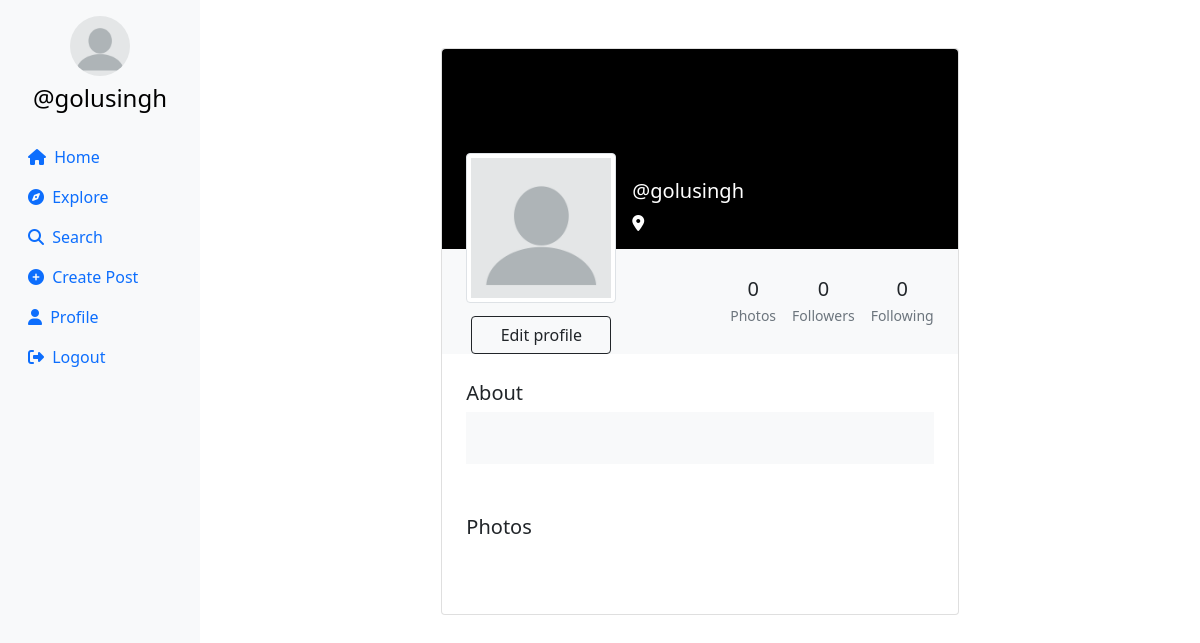
The app's page /profile/golusingh (signed in), older data.
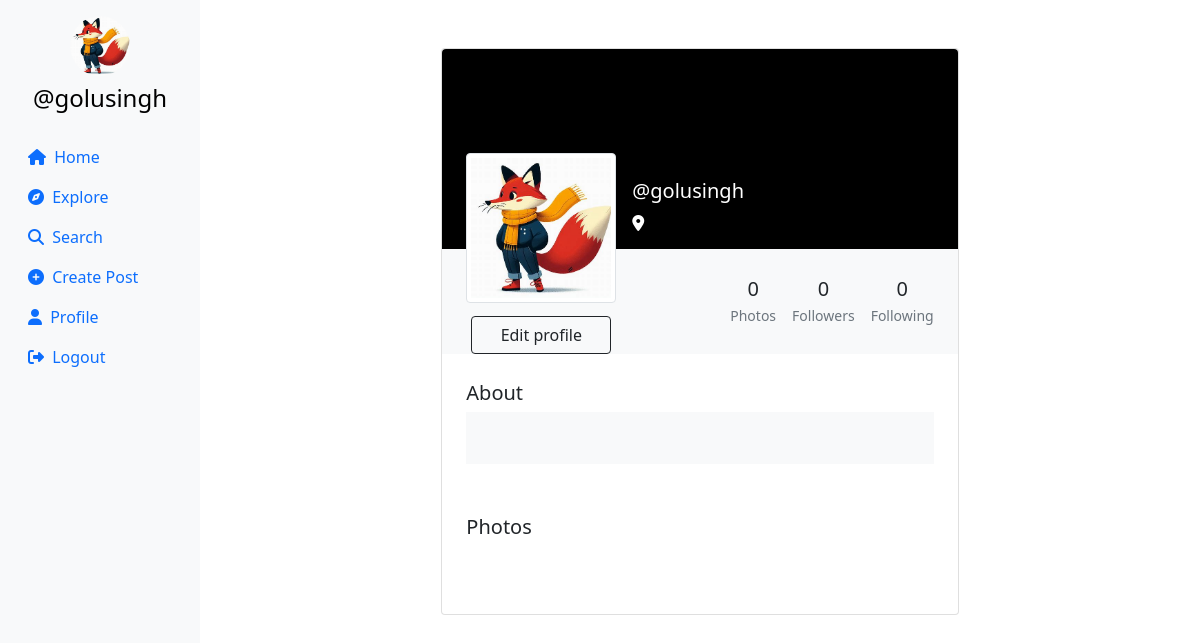
The same page, newer data.
### userauth/models.py (models this page shows, shortened)
class Profile(models.Model):
    user = models.ForeignKey(User, on_delete=models.CASCADE)
    id_user = models.IntegerField(primary_key=True, default=0)
    bio = models.TextField(blank=True, default='')
    profileimg = models.ImageField(upload_to='profile_images', default='blank-profile-picture.png')
    location = models.CharField(max_length=100, blank=True, default='')

### userauth/views.py (the view)
# urls.py: path('profile/<str:id_user>', views.profile),
@login_required(login_url='/loginn')
def profile(request,id_user):
    user_object = User.objects.get(username=id_user)
    print(user_object)
    profile = Profile.objects.get(user=request.user)
    user_profile = Profile.objects.get(user=user_object)
    user_posts = Post.objects.filter(user=id_user).order_by('-created_at')
    user_post_length = len(user_posts)
    follower = request.user.username
    user = id_user
    if Followers.objects.filter(follower=follower, user=user).first():
        follow_unfollow = 'Unfollow'
    else:
        follow_unfollow = 'Follow'
    user_followers = len(Followers.objects.filter(user=id_user))
    user_following = len(Followers.objects.filter(follower=id_user))
    context = {
        'user_object': user_object,
        'user_profile': user_profile,
        'user_posts': user_posts,
        'user_post_length': user_post_length,
        'profile': profile,
        'follow_unfollow':follow_unfollow,
        'user_followers': user_followers,
        'user_following': user_following,
    }
    if request.user.username == id_user:
        if request.method == 'POST':
            if request.FILES.get('image') == None:
             image = user_profile.profileimg
             bio = request.POST['bio']
             location = request.POST['location']
             user_profile.profileimg = image
             user_profile.bio = bio
             user_profile.location = location
             user_profile.save()
            if request.FILES.get('image') != None:
             image = request.FILES.get('image')
             bio = request.POST['bio']
             location = request.POST['location']
             user_profile.profileimg = image
             user_profile.bio = bio
             user_profile.location = location
             user_profile.save()
            return redirect('/profile/'+id_user)
        else:
            return render(request, 'profile.html', context)
    return render(request, 'profile.html', context)

### templates/profile.html (shortened to what this page needs)
{% load static %}
<!DOCTYPE html>
<html lang="en">
<head>
    <link rel="stylesheet" href="https://maxcdn.bootstrapcdn.com/bootstrap/4.5.2/css/bootstrap.min.css">
    <link href="https://cdn.jsdelivr.net/npm/bootstrap@5.0.2/dist/css/bootstrap.min.css" rel="stylesheet"
>
    <link rel="stylesheet" href="{% static 'css/app.css' %}">
</head>
<body>
    {% load static %}
    <div class="container-fluid">
        <div class="row">
            <nav class="col-md-2 d-none d-md-block sidebar" style="position: fixed;">
                <div class="text-center mt-3">
                    <img src="{{profile.profileimg.url}}" alt="Profile Picture" class="profile-pic">
                    <h4 class="mt-2"><a href="/profile/{{user}}" style="text-decoration:none;">@{{user}}</a></h4>
                </div>
                <ul class="nav flex-column mt-4">
                    <li class="nav-item">
                        <a class="nav-link active" href="/">
                            <i class="fa-solid fa-house mr-1"></i> Home
                        </a>
                    </li>
                    <li class="nav-item">
                        <a class="nav-link" href="/explore">
                            <i class="fa-solid fa-compass mr-1"></i> Explore
                        </a>
                    </li>
                    <li class="nav-item">
                        <a class="nav-link" href="#" data-bs-toggle="modal" data-bs-target="#exampleModal3">
                            <i class="fa-solid fa-magnifying-glass mr-1"></i> Search
                        </a>
                    </li>
                    <li class="nav-item">
                        <a class="nav-link" href="#" data-bs-toggle="modal" data-bs-target="#exampleModal2"
                            data-bs-whatever="@getbootstrap">
                            <i class="fa-solid fa-circle-plus mr-1"></i> Create Post
                        </a>
                    </li>
                    <li class="nav-item">
                        <a class="nav-link" href="/profile/{{user}}">
                            <i class="fa-solid fa-user mr-1"></i> Profile
                        </a>
                    </li>
                    <li class="nav-item">
                        <a class="nav-link" href="/logoutt">
                            <i class="fa-solid fa-right-from-bracket mr-1"></i> Logout
                        </a>
                    </li>
                </ul>
            </nav>
            {% load static %}
            <main role="main" class="col-md-9 ml-sm-auto col-lg-10 px-md-4">
                <section class="gradient-custom-2">
                    <div class="container py-5">
                        <div class="row d-flex justify-content-center align-items-center h-100">
                            <div class="col col-lg-9 col-xl-7">
                                <div class="card">
                                    <div class="rounded-top text-white d-flex flex-row"
                                        style="background:black; height:200px;">
                                        <div class="ms-4  d-flex flex-column" style="width: 150px; margin-top:5rem;">
                                            <img src="{{user_profile.profileimg.url}}" alt="Generic placeholder image"
                                                class="img-fluid img-thumbnail mt-4 mb-2"
                                                style="width: 150px; z-index: 1">
                                            {% if user == user_profile.user %}
                                            <button type="button" class="btn btn-outline-dark"
                                                data-mdb-ripple-color="dark" style="z-index: 1; margin: 5px;"
                                                data-bs-toggle="modal" data-bs-target="#exampleModal1"
                                                data-bs-whatever="@getbootstrap">
                                                Edit profile
                                            </button>
                                            {% endif %}
                                        </div>
                                        <div class="ms-3" style="margin-top: 130px;">
                                            <h5>@{{user_profile.user}}</h5>
                                            <p><i class="fa-solid fa-location-dot"></i> {{user_profile.location}}</p>
                                        </div>
                                    </div>
                                    <div class="p-4 text-black" style="background-color: #f8f9fa;">
                                        <div class="d-flex justify-content-end text-center py-1">
                                            <div>
                                                <p class="mb-1 h5">{{user_post_length}}</p>
                                                <p class="small text-muted mb-0">Photos</p>
                                            </div>
                                            <div class="px-3">
                                                <p class="mb-1 h5">{{user_followers}}</p>
                                                <p class="small text-muted mb-0">Followers</p>
                                            </div>
                                            <div>
                                                <p class="mb-1 h5">{{user_following}}</p>
                                                <p class="small text-muted mb-0">Following</p>
                                            </div>
                                        </div>
                                    </div>
                                    <div class="card-body p-4 text-black">
                                        <div class="mb-5">
                                            <p class="lead fw-normal mb-1">About</p>
                                            <div class="p-4" style="background-color: #f8f9fa;">
                                            </div>
                                        </div>
                                        <div class="mb-5">
                                            <p class="lead fw-normal mb-1">Photos</p>
                                        </div>
                                    </div>
                                </div>
                            </div>
                        </div>
                    </div>
                </section>
            </main>
        </div>
    </div>
</body>
</html>

### templates/search.html (shortened to what this page needs)
{% load static %}

### templates/profile_upload.html (shortened to what this page needs)
{% load static %}

### templates/edit_profile.html (shortened to what this page needs)
{% load static %}

### templates/profile.html (style rules this page uses)
.sidebar { background-color: #f8f9fa; height: 100vh; color: black; }
.profile-pic { width: 60px; height: 60px; border-radius: 50%; object-fit: cover; }
a { color: black; }

Row changes from the older to the newer data that the page shows:
changed Profile "golusingh": profileimg: picture added in place of a placeholder
